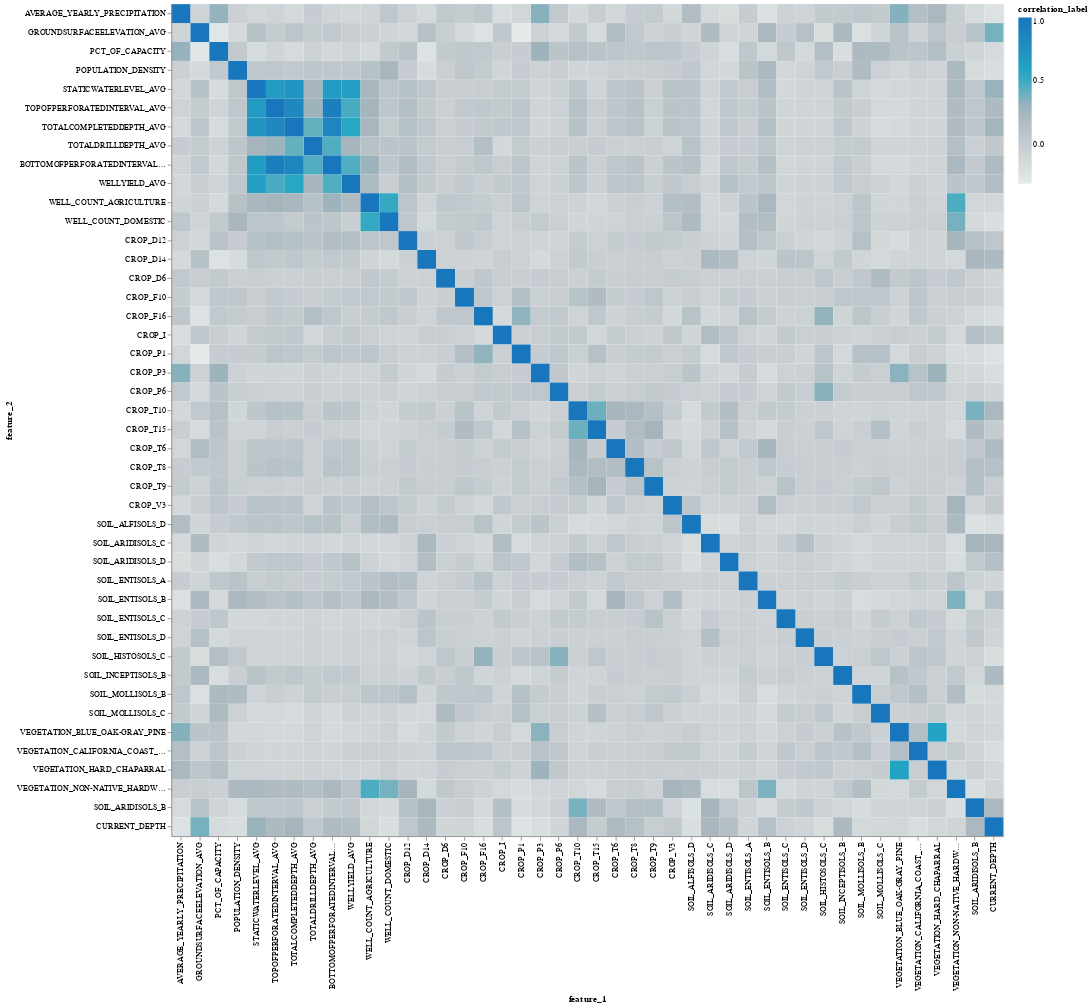

The cell this chart's notebook holds for it:
### Markdown cell above
### Find feature correlation

### Code cell
draw_corr_heatmap(X_train_impute_df.reset_index(), ['TOWNSHIP_RANGE', 'YEAR'])

### Figure 1 — Vega-Lite specification as saved in the notebook (floating-point values rounded to 4 significant figures; data arrays with more than 128 entries replaced by an {"elided": "..."} marker saying what was removed)
{"config": {"view": {"continuousWidth": 400, "continuousHeight": 300}}, "data": {"name": "data-7624bd9887309482b331a0320c3b9770"}, "mark": "rect", "encoding": {"color": {"field": "correlation_label", "scale": {"scheme": "lightgreyteal"}, "type": "quantitative"}, "tooltip": [{"field": "feature_1", "title": "feature_1", "type": "nominal"}, {"field": "feature_2", "title": "feature_2", "type": "nominal"}, {"field": "correlation_label", "title": "Correlation Value", "type": "quantitative"}], "x": {"field": "feature_1", "sort": ["AVERAGE_YEARLY_PRECIPITATION", "GROUNDSURFACEELEVATION_AVG", "PCT_OF_CAPACITY", "POPULATION_DENSITY", "STATICWATERLEVEL_AVG", "TOPOFPERFORATEDINTERVAL_AVG", "TOTALCOMPLETEDDEPTH_AVG", "TOTALDRILLDEPTH_AVG", "BOTTOMOFPERFORATEDINTERVAL_AVG", "WELLYIELD_AVG", "WELL_COUNT_AGRICULTURE", "WELL_COUNT_DOMESTIC", "WELL_COUNT_INDUSTRIAL", "WELL_COUNT_PUBLIC", "CROP_C", "CROP_C6", "CROP_D10", "CROP_D12", "CROP_D13", "CROP_D14", "CROP_D15", "CROP_D16", "CROP_D3", "CROP_D5", "CROP_D6", "CROP_F1", "CROP_F10", "CROP_F16", "CROP_F2", "CROP_G", "CROP_G2", "CROP_G6", "CROP_I", "CROP_P1", "CROP_P3", "CROP_P6", "CROP_R", "CROP_R1", "CROP_T10", "CROP_T15", "CROP_T18", "CROP_T19", "CROP_T21", "CROP_T26", "CROP_T30", "CROP_T31", "CROP_T4", "CROP_T6", "CROP_T8", "CROP_T9", "CROP_V", "CROP_V3", "CROP_YP", "SOIL_ALFISOLS_B", "SOIL_ALFISOLS_C", "SOIL_ALFISOLS_D", " SOIL_ARIDISOLS_B", "SOIL_ARIDISOLS_C", "SOIL_ARIDISOLS_D", "SOIL_ENTISOLS_A", "SOIL_ENTISOLS_B", "SOIL_ENTISOLS_C", "SOIL_ENTISOLS_D", "SOIL_HISTOSOLS_C", "SOIL_INCEPTISOLS_B", "SOIL_INCEPTISOLS_D", "SOIL_MOLLISOLS_B", "SOIL_MOLLISOLS_C", "SOIL_MOLLISOLS_D", "SOIL_ROCK_OUTCROP_D", "SOIL_VERTISOLS_D", "SOIL_WATER_", "VEGETATION_BLUE_OAK-GRAY_PINE", "VEGETATION_CALIFORNIA_COAST_LIVE_OAK", "VEGETATION_CANYON_LIVE_OAK", "VEGETATION_HARD_CHAPARRAL", "VEGETATION_KNOBCONE_PINE", "VEGETATION_NON-NATIVE_HARDWOOD_FOREST", "VEGETATION_PINYON-JUNIPER"], "type": "nominal"}, "y": {"field": "feature_2", "sort": ["AVERAGE_YEARLY_PRECIPITATION", "GROUNDSURFACEELEVATION_AVG", "PCT_OF_CAPACITY", "POPULATION_DENSITY", "STATICWATERLEVEL_AVG", "TOPOFPERFORATEDINTERVAL_AVG", "TOTALCOMPLETEDDEPTH_AVG", "TOTALDRILLDEPTH_AVG", "BOTTOMOFPERFORATEDINTERVAL_AVG", "WELLYIELD_AVG", "WELL_COUNT_AGRICULTURE", "WELL_COUNT_DOMESTIC", "WELL_COUNT_INDUSTRIAL", "WELL_COUNT_PUBLIC", "CROP_C", "CROP_C6", "CROP_D10", "CROP_D12", "CROP_D13", "CROP_D14", "CROP_D15", "CROP_D16", "CROP_D3", "CROP_D5", "CROP_D6", "CROP_F1", "CROP_F10", "CROP_F16", "CROP_F2", "CROP_G", "CROP_G2", "CROP_G6", "CROP_I", "CROP_P1", "CROP_P3", "CROP_P6", "CROP_R", "CROP_R1", "CROP_T10", "CROP_T15", "CROP_T18", "CROP_T19", "CROP_T21", "CROP_T26", "CROP_T30", "CROP_T31", "CROP_T4", "CROP_T6", "CROP_T8", "CROP_T9", "CROP_V", "CROP_V3", "CROP_YP", "SOIL_ALFISOLS_B", "SOIL_ALFISOLS_C", "SOIL_ALFISOLS_D", " SOIL_ARIDISOLS_B", "SOIL_ARIDISOLS_C", "SOIL_ARIDISOLS_D", "SOIL_ENTISOLS_A", "SOIL_ENTISOLS_B", "SOIL_ENTISOLS_C", "SOIL_ENTISOLS_D", "SOIL_HISTOSOLS_C", "SOIL_INCEPTISOLS_B", "SOIL_INCEPTISOLS_D", "SOIL_MOLLISOLS_B", "SOIL_MOLLISOLS_C", "SOIL_MOLLISOLS_D", "SOIL_ROCK_OUTCROP_D", "SOIL_VERTISOLS_D", "SOIL_WATER_", "VEGETATION_BLUE_OAK-GRAY_PINE", "VEGETATION_CALIFORNIA_COAST_LIVE_OAK", "VEGETATION_CANYON_LIVE_OAK", "VEGETATION_HARD_CHAPARRAL", "VEGETATION_KNOBCONE_PINE", "VEGETATION_NON-NATIVE_HARDWOOD_FOREST", "VEGETATION_PINYON-JUNIPER"], "type": "nominal"}}, "height": 1000, "width": 1000, "$schema": "https://vega.github.io/schema/vega-lite/v4.17.0.json", "datasets": {"data-7624bd9887309482b331a0320c3b9770": {"elided": "1936 records"}}}
